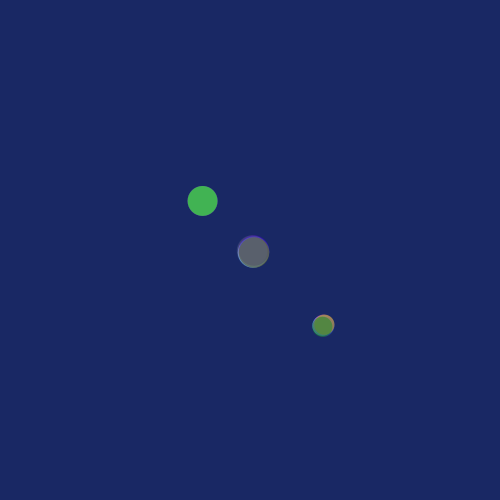
Frame 1 (no input)
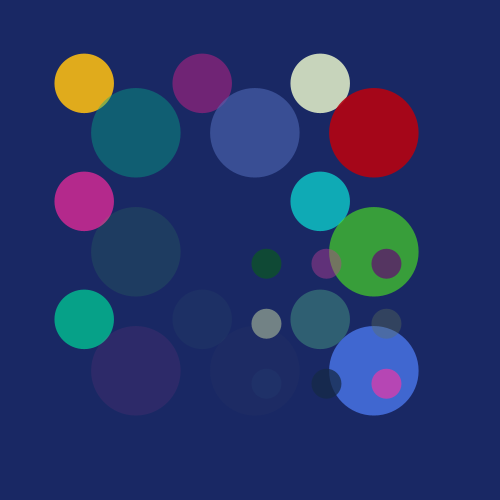
Frame 60 (the mouse pressed at the canvas centre just before this capture)
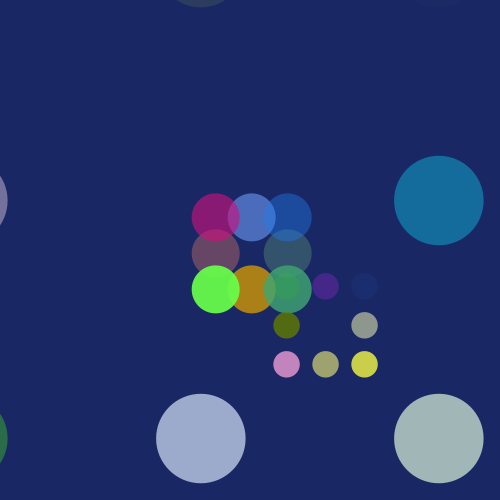
Frame 120 (the mouse held since frame 60 and released just before this capture)

The Processing sketch that drew these frames (run headless with seeded random() and noise(); from frame 60 on, the mouse is pressed at the canvas centre):

// Processing sketch: processing_54842
// ── processing_54842.pde

/* By Gina Kim
YSDN 1006 Interactivity Design 3.0
Prof. Borzu
March 3, 2012
Credit:
http://www.openprocessing.org/visuals/?visualID=22872
*/


float x = 0.0;
float y= 1.0;
float b= 1.0;

void setup(){
  size (500,500);
  background(0);//initial background colour
  noStroke();
  smooth();
  ellipseMode(CENTER); //ellipses move from cent
}
void draw(){
  
  frameRate (30); //speed of the ellipse growing bigger
  background (25,40,100);//background colour is navy blue
  
  fill(random(255), random(255), random(255), random(0,255)); //random changing colours and blinking
    translate (random (3), random (3)); //randomly shaking 
  ellipse (200+x,200, 30 + x/4, 30+ x/4);// going east
  
    
  fill(random(255), random(255), random(255), random(0,255));//random changing colours and blinking
  ellipse (200-x,200, 30 + x/4, 30+ x/4);// west
    
  fill(random(255), random(255), random(255), random(0,255)); //random changing colours and blinking
  ellipse (200,200+x, 30 + x/4, 30+ x/4);//south
    
  fill(random(255), random(255), random(255), random(0,255));//random changing colours and blinking
  ellipse (200,200-x, 30 + x/4, 30+ x/4);//north
  
    fill(random(255), random(255), random(255), random(0,255));//random changing colours and blinking
  ellipse (200+x,200-x, 30 + x/4, 30 + x/4);//northeast
  
   fill(random(255), random(255), random(255), random(0,255));//random changing colours and blinking
  ellipse (200-x,200-x, 30 + x/4, 30 + x/4);//northwest
  
   fill(random(255), random(255), random(255), random(0,255));//random changing colours and blinking
  ellipse (200+x,200+x, 30 + x/4, 30 + x/4);//southeast
  
   fill(random(255), random(255), random(255), random(0,255));//random changing colours and blinking
  ellipse (200-x,200+x, 30 + x/4, 30 + x/4);//soutthwest
  
  
  
  
  
   fill(random(255), random(255), random(255), random(0,255)); //random changing colours and blinking
   translate (random (3), random (3)); //randomly shaking 
  ellipse (250+y,250, 30 + y/2, 30+ y/2);//going east
  
  fill(random(255), random(255), random(255), random(0,255));//random changing colours and blinking
  ellipse (250-y,250, 30 + y/2, 30+ y/2);// west
    
  fill(random(255), random(255), random(255), random(0,255)); //random changing colours and blinking
  ellipse (250,250+y, 30 + y/2, 30+ y/2);//south
    
  fill(random(255), random(255), random(255), random(0,255));//random changing colours and blinking
  ellipse (250,250-y, 30 + y/2, 30+ y/2);//north
  
    fill(random(255), random(255), random(255), random(0,255));//random changing colours and blinking
  ellipse (250+y,250-y, 30 + y/2, 30 + y/2);//northeast
  
   fill(random(255), random(255), random(255), random(0,255));//random changing colours and blinking
  ellipse (250-y,250-y, 30 + y/2, 30 + y/2);//northwest
  
   fill(random(255), random(255), random(255), random(0,255));//random changing colours and blinking
  ellipse (250+y,250+y, 30 + y/2, 30 + y/2);//southeast
  
   fill(random(255), random(255), random(255), random(0,255));//random changing colours and blinking
  ellipse (250-y,250+y, 30 + y/2, 30 + y/2);//soutthwest
  
  

  
 fill(random(255), random(255), random(255), random(0,255)); //random changing colours and blinking
translate (random (5), random (5));
  ellipse (320+b,320, 20 + b/6, 20+ b/6);//east
  
  fill(random(255), random(255), random(255), random(0,255));//random changing colours and blinking
  ellipse (320-b,320, 20 + b/6, 20+ b/6);// west
    
  fill(random(255), random(255), random(255), random(0,255)); //random changing colours and blinking
  ellipse (320,320+b, 20 + b/6, 20+ b/6);//south
    
  fill(random(255), random(255), random(255), random(0,255));//random changing colours and blinking
  ellipse (320,320-b, 20 + b/6, 20+ b/6);//north
  
    fill(random(255), random(255), random(255), random(0,255));//random changing colours and blinking
  ellipse (320+b,320-b, 20 + b/6, 20 + b/6);//northeast
  
   fill(random(255), random(255), random(255), random(0,255));//random changing colours and blinking
  ellipse (320-b,320-b, 20 + b/6, 20 + b/6);//northwest
  
   fill(random(255), random(255), random(255), random(0,255));//random changing colours and blinking
  ellipse (320+b,320+b, 20 + b/6, 20 + b/6);//southeast
  
   fill(random(255), random(255), random(255), random(0,255));//random changing colours and blinking
  ellipse (320-b,320+b, 20 + b/6, 20 + b/6);//soutthwest
  
  

  if(x<250)//if x is smaller than 250
  {
    x+= 2; //increase value by 2
  }
  else
  {
    x= 0;//if x is bigger, returns to 0
  }
  if(y<200) //if y is smaller than 200
  {
    y+=2; //increase value by 2
  }
  else
  {
    y=0; //if y is bigger, returns to 0
  }
  if (b<80) //if b is smaller than 80
  {
    b+=1;//increase value by 1
  }
  else
  {
    b=0;//if b is bigger, returns to 0
  }
}
